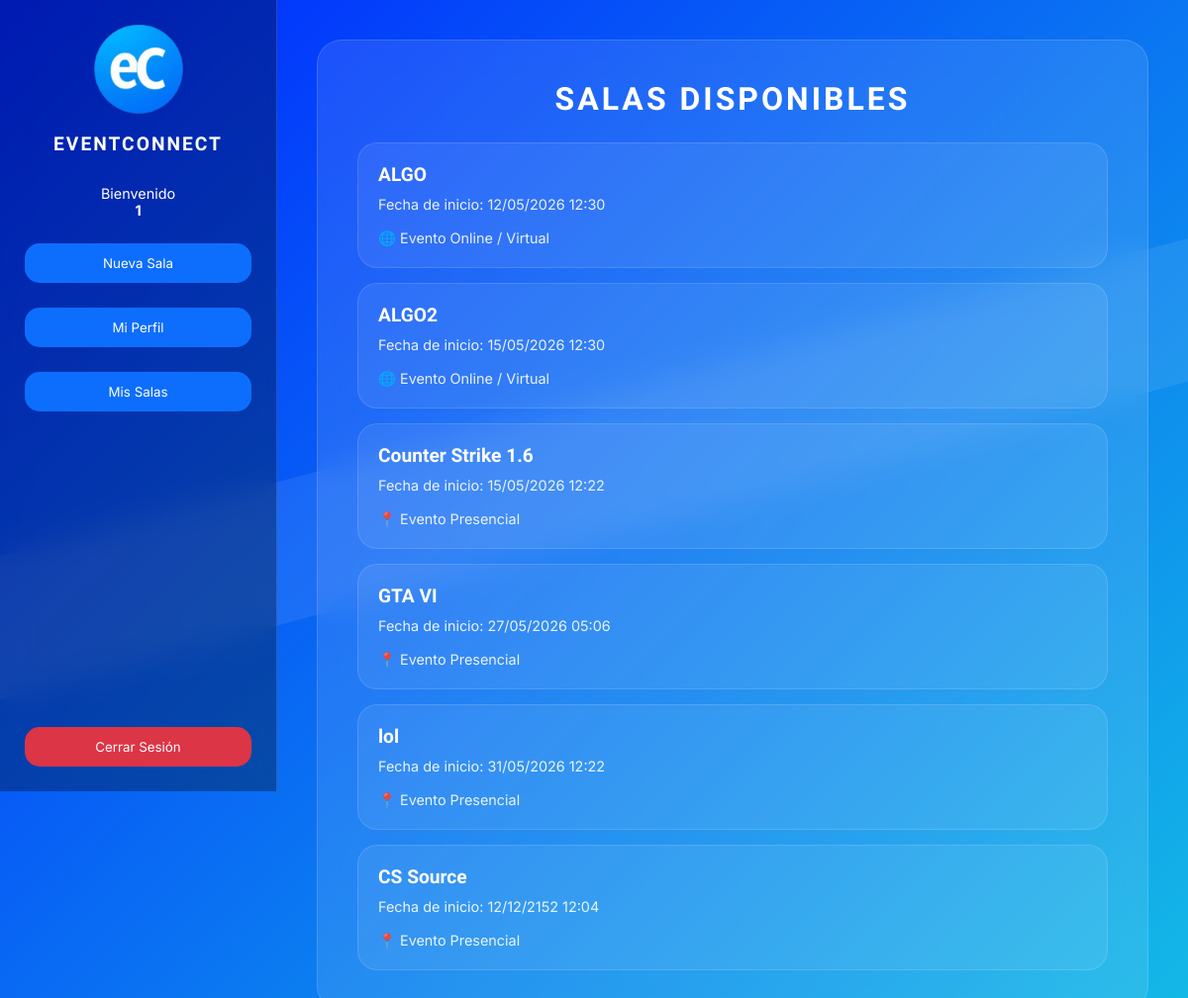
Screenshot of /paginas/paginaPrincipal.php (signed in) with the database file from the repository.
### tables this page shows
CREATE TABLE `Sala` (
  `Id_sala` int(11) NOT NULL COMMENT 'No se setea, es Auto Increment!',
  `Titulo` varchar(100) NOT NULL,
  `Descripcion` varchar(500) DEFAULT NULL,
  `Modalidad` varchar(20) NOT NULL,
  `Ubicacion` varchar(100) DEFAULT NULL,
  `Fecha` datetime NOT NULL,
  `nicknameCreador` varchar(100) NOT NULL COMMENT 'nick del creador',
  `Estado` varchar(20) NOT NULL
);

### database/conexion.php (called while the page is built)
<?php
    class Conexion
    {
        private $host = "localhost";
        private $user = "user";
        private $password = "user123";
        private $bd = "EventConnect";
        private $conexion;
        public function iniciarDB()
        {
            try
            {
                $this->conexion = new mysqli($this->host, $this->user, $this->password, $this->bd);
            }
            catch(mysqli_sql_exception)
            {
                echo "Error al conectar a la bd";
            }
            return $this->conexion;
        }
    }

### database/accesoBD/salaBD.php (called while the page is built, shortened)
<?php
    class salaBD
    {
        public function getAllSalas($conexion)
        {
            $consulta = "SELECT * FROM Sala";
            return mysqli_query($conexion, $consulta);
        }
    }
?>

### control/homeManager.php (the view)
<?php
    include_once "../database/conexion.php";
    include_once "../database/accesoBD/salaBD.php";
    class HomeManager
    {
        private $conexion;
        public function __construct()
        {
            $this->conexion = new Conexion();
            $this->conexion = $this->conexion->iniciarDB();
        }
        public function mostrarSalas()
        {
            $accesoDBSala = new salaBD();
            $salas = $accesoDBSala->getAllSalas($this->conexion);
            echo "<div class='salas-listado'>";
            while($sala = mysqli_fetch_assoc($salas))
            {
                if($sala['Estado'] != "FINALIZADA" && $sala['Estado'] != "EN_CURSO")
                {
                    if($sala['Modalidad'] == "virtual")
                    {
                        $mod = "🌐 Evento Online / Virtual";
                    }
                    else
                    {
                        $mod = "📍 Evento Presencial";
                    }
                    echo "
                    <a href='../paginas/visorSala.php?idSala=".$sala['Id_sala']."'
                    style='text-decoration:none;color:inherit;'>
                        <div class='sala-card'>
                            <div class='sala-titulo'>
                                ".$sala['Titulo']."
                            </div>
                            <div class='sala-info'>
                                Fecha de inicio:
                                ".date("d/m/Y H:i", strtotime($sala['Fecha']))."
                                <br><br>
                                ".$mod."
                            </div>
                        </div>
                    </a>";
                }
            }
            echo "</div>";
        }
            }
?>

### assets/CSS/estilos.css (style rules this page uses)
:root { --primary:#0d6efd; --success:#198754; --danger:#dc3545; --glass-bg:rgba(255,255,255,.08); --glass-bg-strong:rgba(255,255,255,.10); --glass-hover:rgba(255,255,255,.15); --glass-border:rgba(255,255,255,.12); --font-main:'Inter','Segoe UI',Arial,sans-serif; --font-title:'Orbitron',sans-serif; }
* { margin:0; padding:0; box-sizing:border-box; }
body { min-height:100vh; background:linear-gradient(135deg,#0026ff,#14bce6); font-family:var(--font-main); }
body::before { content:""; position:fixed; width:180%; height:140px; background:rgba(255,255,255,.08); top:35%; left:-30%; transform:rotate(-15deg); z-index:-1; }
h1, h2, h3, .sala-titulo, .sidebar-header h2 { font-family:var(--font-title); }
label, p, .sala-info, .sala-badge, .seccion-sala p, .participante-card, .chat-message, .footer-eventconnect, .sidebar-user, input, textarea, select, button { font-family:var(--font-main); }
.salas-listado { display:flex; flex-direction:column; gap:15px; }
.sala-card { width:100%; padding:20px; text-align:left; color:white; cursor:pointer; transition:.3s; background:var(--glass-bg); border:1px solid var(--glass-border); border-radius:20px; }
.sala-titulo { font-size:1.2rem; font-weight:700; margin-bottom:10px; }
.sala-info { font-size:.9rem; opacity:.9; }

### rows the page displays
sala: Titulo "ALGO", Fecha "12/05/2026 12:30", Modalidad "🌐 Evento Online / Virtual"
sala: Titulo "ALGO2", Fecha "15/05/2026 12:30", Modalidad "🌐 Evento Online / Virtual"
sala: Titulo "Counter Strike 1.6", Fecha "15/05/2026 12:22", Modalidad "📍 Evento Presencial"
sala: Titulo "GTA VI", Fecha "27/05/2026 05:06", Modalidad "📍 Evento Presencial"
sala: Titulo "lol", Fecha "31/05/2026 12:22", Modalidad "📍 Evento Presencial"
sala: Titulo "CS Source", Fecha "12/12/2152 12:04", Modalidad "📍 Evento Presencial"

### other values shown
$_SESSION['nickName'] "1"
